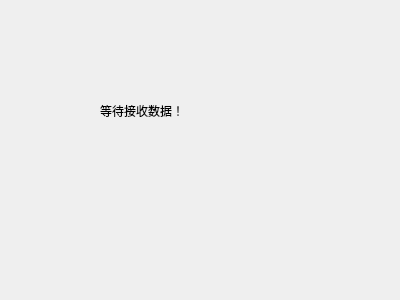
<?xml version="1.0" encoding="UTF-8"?>
<ui version="4.0">
 <class>Widget</class>
 <widget class="QWidget" name="Widget">
  <property name="geometry">
   <rect>
    <x>0</x>
    <y>0</y>
    <width>400</width>
    <height>300</height>
   </rect>
  </property>
  <property name="windowTitle">
   <string>Widget</string>
  </property>
  <widget class="QLabel" name="label">
   <property name="geometry">
    <rect>
     <x>100</x>
     <y>80</y>
     <width>101</width>
     <height>61</height>
    </rect>
   </property>
   <property name="sizePolicy">
    <sizepolicy hsizetype="Expanding" vsizetype="Expanding">
     <horstretch>0</horstretch>
     <verstretch>0</verstretch>
    </sizepolicy>
   </property>
   <property name="text">
    <string>等待接收数据！</string>
   </property>
  </widget>
 </widget>
 <layoutdefault spacing="6" margin="11"/>
 <resources/>
 <connections/>
</ui>
